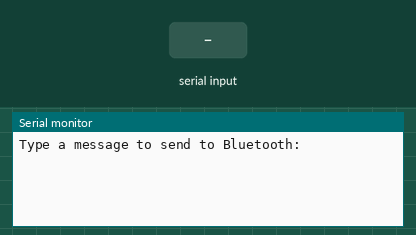
The sketch below on a simulated Arduino Uno, built with avr-gcc and run on an emulated ATmega328P. Shown: the last lines printed to the serial monitor. The test bench sets the inputs (shaded band).

Above: at 1.2 s.
1.3 s: "1\n" received over Serial
At 2.1 s:
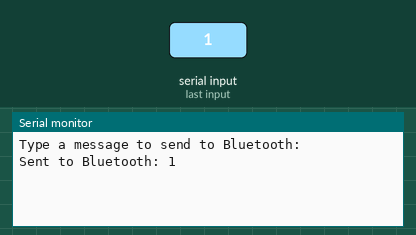
2.8 s: "1\n" received over the second serial link
At 4.0 s:
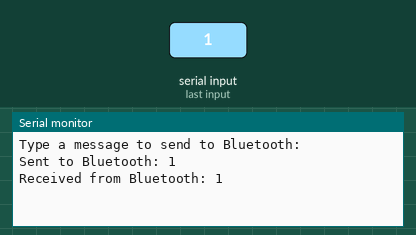
4.3 s: "0\n" received over Serial
At 5.5 s:
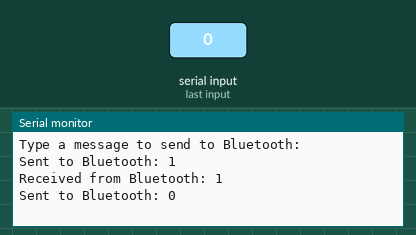
5.8 s: "0\n" received over the second serial link
At 6.5 s:
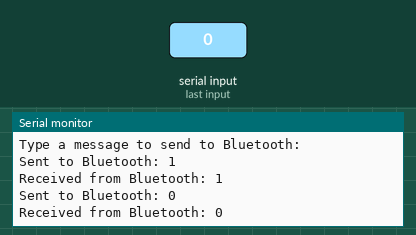

Measured:
- after the input at 1.3 s, the serial monitor: prints a new line at once (image 1)
- after the input at 2.8 s, the serial monitor: prints a new line at once (image 2)
- after the input at 4.3 s, the serial monitor: prints a new line at once (image 3)
- after the input at 5.8 s, the serial monitor: prints a new line at once (image 4)

The sketch:

HC05_Bluetooth_Module.ino
```cpp
#include <SoftwareSerial.h>
SoftwareSerial BT(0, 1); // RX and TX pins for Bluetooth communication

void setup()
{
  // Initialize Bluetooth communication
  BT.begin(9600);
  BT.println("Hello from Arduino");

  // Initialize Serial communication for the Serial Monitor
  Serial.begin(9600);
  while (!Serial) {
    // Wait for the serial port to connect (needed for native USB port only)
  }
  Serial.println("Type a message to send to Bluetooth:");
}

void loop()
{
  // Check if data is available on the Serial Monitor
  if (Serial.available())
  {
    String message = Serial.readStringUntil('\n'); // Read a line from the Serial Monitor
    BT.println(message); // Send the message to the Bluetooth module
    Serial.println("Sent to Bluetooth: " + message);
  }

  // Check if data is available on the Bluetooth module
  if (BT.available())
  {
    String btMessage = BT.readStringUntil('\n'); // Read a line from Bluetooth
    Serial.println("Received from Bluetooth: " + btMessage); // Display on the Serial Monitor
  }
}
```
